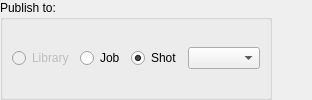
         <widget class="QFrame" name="frame">
          <property name="sizePolicy">
           <sizepolicy hsizetype="Preferred" vsizetype="Maximum">
            <horstretch>0</horstretch>
            <verstretch>0</verstretch>
           </sizepolicy>
          </property>
          <property name="frameShape">
           <enum>QFrame::NoFrame</enum>
          </property>
          <property name="frameShadow">
           <enum>QFrame::Raised</enum>
          </property>
          <layout class="QHBoxLayout" name="horizontalLayout_8">
           <property name="margin">
            <number>0</number>
           </property>
           <item>
            <widget class="QGroupBox" name="publishTo_groupBox">
             <property name="enabled">
              <bool>true</bool>
             </property>
             <property name="sizePolicy">
              <sizepolicy hsizetype="Maximum" vsizetype="Preferred">
               <horstretch>0</horstretch>
               <verstretch>0</verstretch>
              </sizepolicy>
             </property>
             <property name="title">
              <string>Publish to:</string>
             </property>
             <layout class="QHBoxLayout" name="horizontalLayout_5">
              <item>
               <widget class="QRadioButton" name="publishToLibrary_radioButton">
                <property name="enabled">
                 <bool>false</bool>
                </property>
                <property name="toolTip">
                 <string>&lt;html&gt;&lt;head/&gt;&lt;body&gt;&lt;p&gt;Publish to the global asset library location specified in the main Icarus settings. Published assets will be available to all jobs.&lt;/p&gt;&lt;/body&gt;&lt;/html&gt;</string>
                </property>
                <property name="autoFillBackground">
                 <bool>false</bool>
                </property>
                <property name="text">
                 <string>Library</string>
                </property>
                <property name="checked">
                 <bool>false</bool>
                </property>
                <property name="autoExclusive">
                 <bool>true</bool>
                </property>
               </widget>
              </item>
              <item>
               <widget class="QRadioButton" name="publishToJob_radioButton">
                <property name="enabled">
                 <bool>true</bool>
                </property>
                <property name="toolTip">
                 <string>&lt;html&gt;&lt;head/&gt;&lt;body&gt;&lt;p&gt;Publish to the assets directory for the current job. Published assets will be available to all shots belonging to this job.&lt;/p&gt;&lt;/body&gt;&lt;/html&gt;</string>
                </property>
                <property name="autoFillBackground">
                 <bool>false</bool>
                </property>
                <property name="text">
                 <string>Job</string>
                </property>
                <property name="checked">
                 <bool>false</bool>
                </property>
                <property name="autoExclusive">
                 <bool>true</bool>
                </property>
               </widget>
              </item>
              <item>
               <widget class="QRadioButton" name="publishToShot_radioButton">
                <property name="enabled">
                 <bool>true</bool>
                </property>
                <property name="toolTip">
                 <string>&lt;html&gt;&lt;head/&gt;&lt;body&gt;&lt;p&gt;Publish to the assets folder for the specified shot. Published assets will be available to this shot only.&lt;/p&gt;&lt;/body&gt;&lt;/html&gt;</string>
                </property>
                <property name="autoFillBackground">
                 <bool>false</bool>
                </property>
                <property name="text">
                 <string>Shot</string>
                </property>
                <property name="checked">
                 <bool>true</bool>
                </property>
                <property name="autoExclusive">
                 <bool>true</bool>
                </property>
               </widget>
              </item>
              <item>
               <widget class="QComboBox" name="publishToShot_comboBox">
                <property name="sizePolicy">
                 <sizepolicy hsizetype="Maximum" vsizetype="Fixed">
                  <horstretch>0</horstretch>
                  <verstretch>0</verstretch>
                 </sizepolicy>
                </property>
               </widget>
              </item>
             </layout>
            </widget>
           </item>
           <item>
            <spacer name="horizontalSpacer">
             <property name="orientation">
              <enum>Qt::Horizontal</enum>
             </property>
             <property name="sizeHint" stdset="0">
              <size>
               <width>40</width>
               <height>20</height>
              </size>
             </property>
            </spacer>
           </item>
          </layout>
         </widget>
